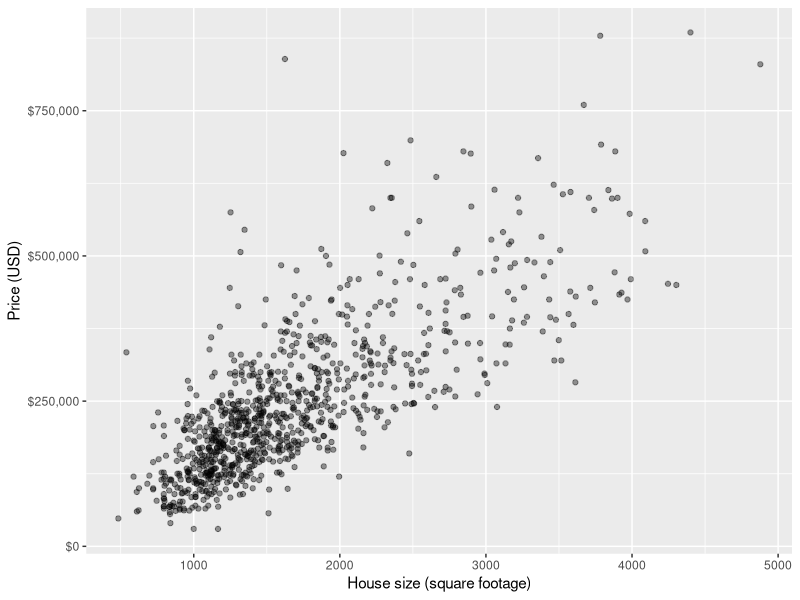
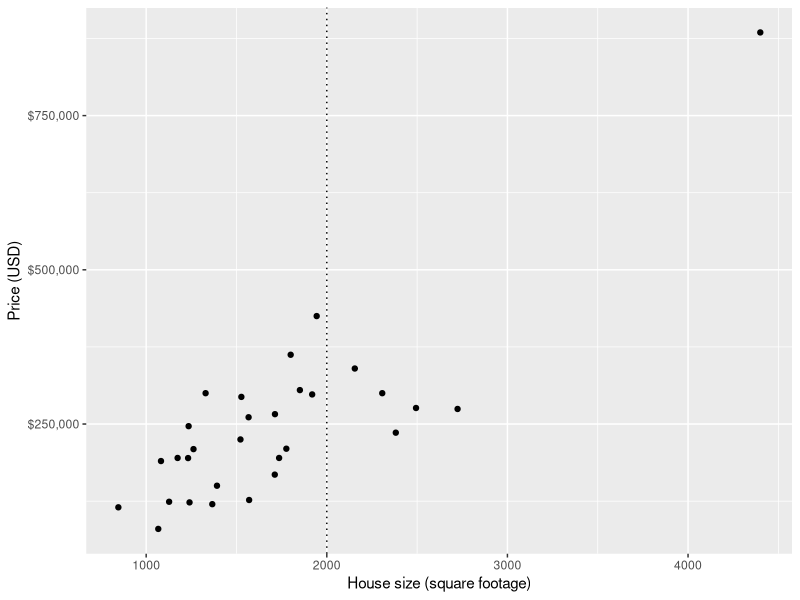
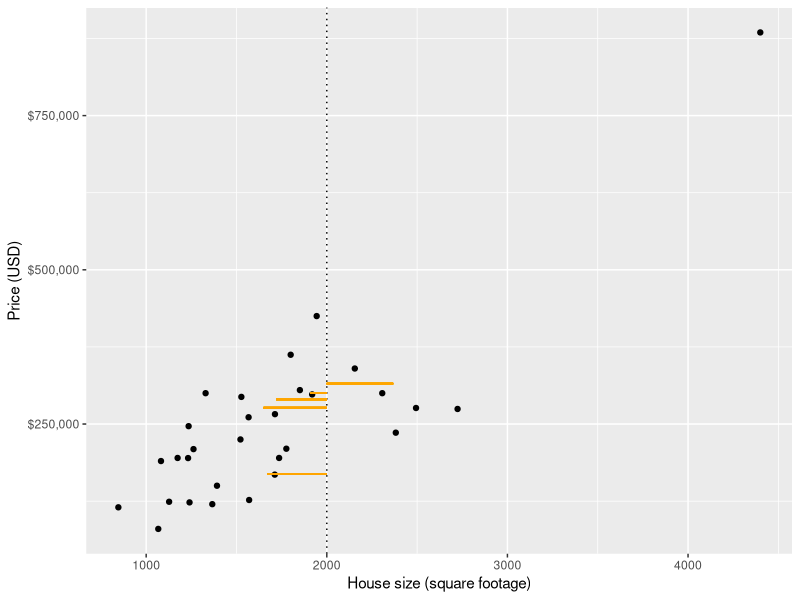
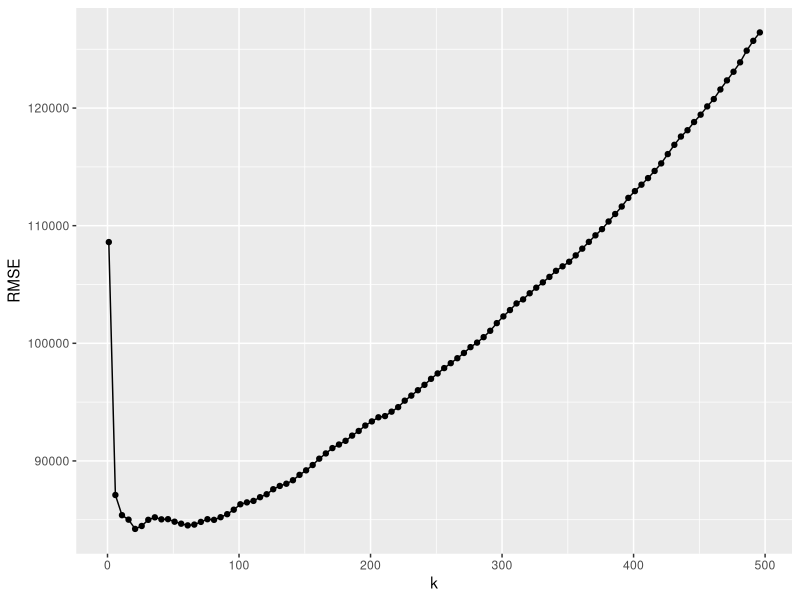
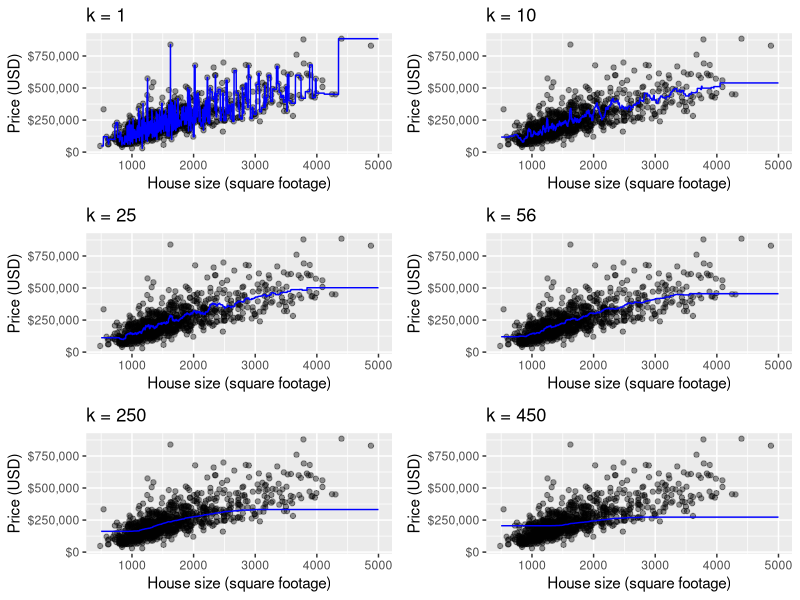

Recreate these plots in R, in order.
## ---- chunk 1
knitr::opts_chunk$set(echo = TRUE)
## ---- chunk 2
library(tidyverse)
library(scales)
library(caret)
library(gridExtra)

data(Sacramento)
head(Sacramento)
## ---- chunk 3
eda <- ggplot(Sacramento, aes(x = sqft, y = price)) +
  geom_point(alpha = 0.4) +
  xlab("House size (square footage)") +
  ylab("Price (USD)") +
  scale_y_continuous(labels=dollar_format()) 
eda
## ---- chunk 4
set.seed(2019)
small_sacramento <- sample_n(Sacramento, size = 30)
## ---- chunk 5
small_plot <- ggplot(small_sacramento, aes(x = sqft, y = price)) +
  geom_point() +
  xlab("House size (square footage)") +
  ylab("Price (USD)") +
  scale_y_continuous(labels=dollar_format()) +
  geom_vline(xintercept = 2000, linetype = "dotted") 
small_plot
## ---- chunk 6
small_sacramento %>% 
  mutate(diff = abs(2000 - sqft)) %>% 
  arrange(diff) %>% 
  head(5)
## ---- chunk 7
small_plot +
  geom_segment(aes(x = 2000, y = 300500, xend = 1910, yend = 300500), col = "orange") + 
  geom_segment(aes(x = 2000, y = 290000, xend = 1720, yend = 290000), col = "orange") + 
  geom_segment(aes(x = 2000, y = 168750, xend = 1669, yend = 168750), col = "orange") +
  geom_segment(aes(x = 2000, y = 276500, xend = 1650, yend = 276500), col = "orange") + 
  geom_segment(aes(x = 2000, y = 315537, xend = 2367, yend = 315537), col = "orange") 

## ---- chunk 8
small_sacramento %>% 
  mutate(diff = abs(2000 - sqft)) %>% 
  arrange(diff) %>% 
  head(5) %>% 
  summarise(predicted = mean(price))

## ---- chunk 9
set.seed(2019) # makes the random selection of rows reproducible
training_rows <- Sacramento %>% 
  select(price) %>% 
  unlist() %>% # converts Class from a tibble to a vector
  createDataPartition(p = 0.6, list = FALSE)

X_train <- Sacramento %>% 
  select(sqft) %>% 
  slice(training_rows) %>% 
  data.frame()

Y_train <- Sacramento %>% 
  select(price) %>% 
  slice(training_rows) %>% 
  unlist()

X_test <- Sacramento %>% 
  select(sqft) %>% 
  slice(-training_rows) %>% 
  data.frame()

Y_test <- Sacramento %>% 
  select(price) %>% 
  slice(-training_rows) %>% 
  unlist()
## ---- chunk 10
train_control <- trainControl(method = "cv", number = 10)
# makes a column of k's, from 1 to 100 in increments of 10
k_lots = data.frame(k = seq(from = 1, to = 500, by = 5)) 

set.seed(1234)
knn_reg_cv_10 <- train(x = X_train, 
                       y = Y_train, 
                       method = "knn", 
                       tuneGrid = k_lots, 
                       trControl = train_control) 

ggplot(knn_reg_cv_10$results, aes(x = k, y = RMSE)) +
  geom_point() +
  geom_line()
knn_reg_cv_10$method
## ---- chunk 11
get_predictions <- function(num_neighbours, X, Y){
  k = data.frame(k = num_neighbours)
  set.seed(1234)
  knn_reg <- train(x = X, y = Y, method = "knn", tuneGrid = k)
  predictions <- data.frame(sqft = seq(from = 500, to = 5000, by = 1))
  predictions$price <- predict(knn_reg, data.frame(sqft = seq(from = 500, to = 5000, by = 1)))
  plot <- eda +
    geom_line(data = predictions, aes(x = sqft, y = price), color = "blue") +
    ggtitle(paste0("k = ", k))
}

k1 <- get_predictions(1, X_train, Y_train)
k10 <- get_predictions(10, X_train, Y_train)
k25 <- get_predictions(25, X_train, Y_train)
k56 <- get_predictions(56, X_train, Y_train)
k250 <- get_predictions(250, X_train, Y_train)
k450 <- get_predictions(450, X_train, Y_train)

grid.arrange(k1, k10, k25, k56, k250, k450, ncol = 2)
## ---- chunk 12
k = data.frame(k = 51)

set.seed(1234)
knn_reg_final <- train(x = X_train, y = Y_train, method = "knn", tuneGrid = k)

test_pred <- predict(knn_reg_final, X_test)
modelvalues <- data.frame(obs = Y_test, pred = test_pred)
test_results <- defaultSummary(modelvalues)
test_results
## ---- chunk 13
set.seed(1234)
predictions_all <- data.frame(sqft = seq(from = 500, to = 5000, by = 1))
predictions_all$price <- predict(knn_reg_final, data.frame(sqft = seq(from = 500, to = 5000, by = 1)))
plot <- eda + 
  geom_line(data = predictions_all, aes(x = sqft, y = price), color = "blue") +
  ggtitle(paste0("k = ", 51))
